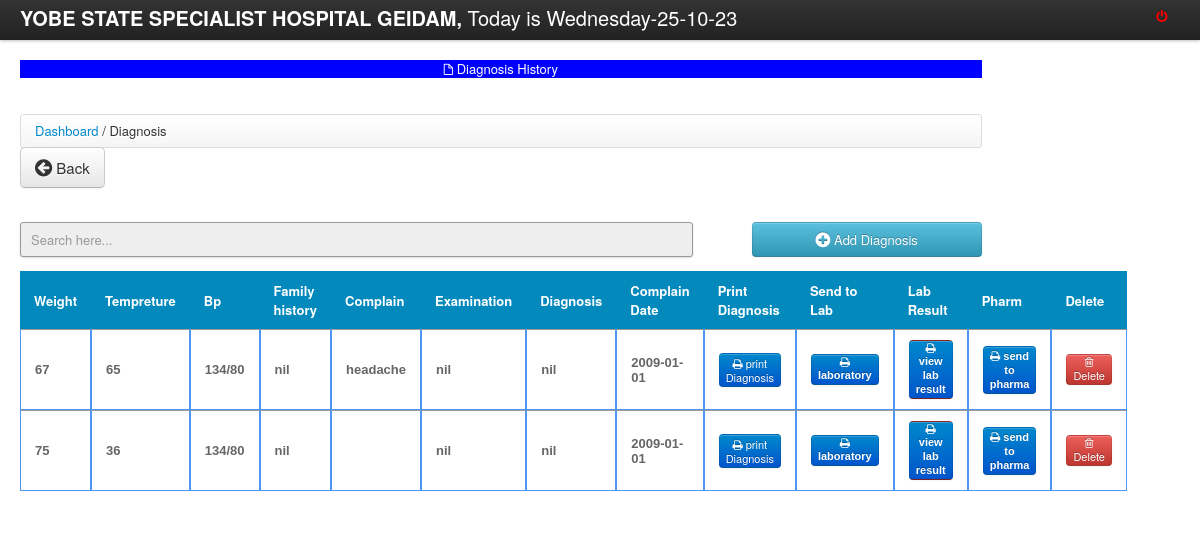
/diagnosis.php?hospital_no=417, run on the app's committed database.
### tables this page shows
CREATE TABLE IF NOT EXISTS `diagnosis` (
  `diagnos_id` int(11) NOT NULL AUTO_INCREMENT,
  `weight` varchar(100) NOT NULL,
  `tempreture` varchar(100) NOT NULL,
  `bp` varchar(100) NOT NULL,
  `family_history` varchar(100) NOT NULL,
  `examination` varchar(100) NOT NULL,
  `test` varchar(100) NOT NULL,
  `complain_date` date NOT NULL,
  `hospital_no` varchar(100) NOT NULL,
  `complain` varchar(500) NOT NULL,
  PRIMARY KEY (`diagnos_id`)
);

### diagnosis.php (the view, shortened to what this page needs)
<html>
<head>
 <link href="css/bootstrap.css" rel="stylesheet">
    <link rel="stylesheet" type="text/css" href="css/DT_bootstrap.css">
  <link rel="stylesheet" href="css/font-awesome.min.css">
    <link href="css/bootstrap-responsive.css" rel="stylesheet">
<link href="style.css" media="screen" rel="stylesheet" type="text/css" />
<link href="src/facebox.css" media="screen" rel="stylesheet" type="text/css" />
</head>
<body>
<?php include('navfixed.php');?>
<div class="container-fluid">
      <div class="row-fluid">
    <span class="span10">
	<div class="contentheader">
			<center style="background-color:blue; color:white"><i class="icon-file"></i> <?php echo $_GET['patient_name']; ?> Diagnosis History</center><br><br>
			</div>
			<ul class="breadcrumb">
			<li><a href="dashboard.php">Dashboard</a></li> /
			<li class="active">Diagnosis</li>
			</ul>
<div style="margin-top: -19px; margin-bottom: 21px;">
<a  href="mypatients.php"><button class="btn btn-default btn-large" style="float: left;"><i class="icon icon-circle-arrow-left icon-large"></i> Back</button></a>
		<br><br><br>
</div>
<form class="w-50 mx-auto" id="entryForm" action="" method="post">
            <div class="form-group">
</form>
<input type="text" style="height:35px; color:#222;" name="filter" value="" id="filter" placeholder="Search here..." autocomplete="off" />
<a rel="facebox" href="adddiagnosis.php?patient_name=<?php echo $_GET['patient_name']; ?>&hospital_no=<?php echo $_GET['hospital_no']; ?>"><Button type="submit" class="btn btn-info" style="float:right; width:230px; height:35px;" /><i class="icon-plus-sign icon-large"></i> Add Diagnosis</button></a><br><br>
<table class="hoverTable" id="resultTable" data-responsive="table" style="text-align: left;">
	<thead>
		<tr>
            <th>Weight</th>
            <th>Tempreture</th>
            <th>Bp</th>
            <th>Family history</th>
 	          <th>Complain</th>
            <th>Examination</th>
            <th>Diagnosis</th>
            <th>Complain Date</th>
            <th>Print Diagnosis</th>
            <th>Send to Lab</th>
            <th>Lab Result</th>
            <th>Pharm</th>
            <th>Delete</th>
		</tr>
	</thead>
	<tbody>
  <?php
				$hospital_no=$_GET['hospital_no'];
				include('connect.php');
				$result = $db->prepare("SELECT * FROM diagnosis WHERE hospital_no='$hospital_no' ORDER BY diagnos_id DESC");
				$result->execute();
				for($i=1; $row = $result->fetch(); $i++){
      ?>
      <tr class="record" style="text-transform:lowercase;">
                        <td><?php echo $row['weight']; ?></td>
                        <td><?php echo $row['tempreture']; ?></td>
                        <td><?php echo $row['bp']; ?></td>
                        <td><?php echo $row['family_history']; ?></td>
			                  <td><?php echo $row['complain']; ?></td>
                        <td><?php echo $row['examination']; ?></td>
                        <td><?php echo $row['examination']; ?></td>
                        <td><?php echo $row['complain_date']; ?></td>
                        <td>
						<a  title="Click To print " rel="facebox" href="print_diagnos_detail.php?id=<?php echo $row['diagnos_id']; ?> & hospital_no=<?php echo $hospital_no; ?>">
						<button class="btn btn-primary btn-mini"><i class="icon-print"></i> print Diagnosis </button></a> </br>
        </td><td>
            <a  title="Send To Lab " rel="facebox"
						<button class="btn btn-primary btn-mini" href="patients_lab_details.php?patient_name=<?php echo $_GET['patient_name']; ?>&hospital_no=<?php echo $_GET['hospital_no']; ?>"><i class="icon-print"></i> Laboratory </button></a></br>
                        </td>
                        <td>
            <a  title="View Laboratory REsult " rel="facebox"
						<button class="btn btn-primary btn-mini" style="background-color:brown;"href="patients_lab_results.php?hospital_no=<?php echo $hospital_no ?>"><i class="icon-print"></i> View Lab Result </button></a></br>
                        </td>
                       <td>
            <a  title="Send To Pharm " rel="facebox"
						<button class="btn btn-primary btn-mini"><i class="icon-print"></i> Send to Pharma </button></a>
                        </td>
                        <td>
                        <a href="#" id="<?php echo $row['diagnos_id']; ?>" class="delbutton" title="Click To Delete"><button class="btn btn-danger btn-mini"><i class="icon-trash"></i> Delete</button></a>  </td>
                    </tr>
                <?php
                    }
                ?>
	</tbody>
</table>
</div>
</div>
</body>
<?php include('footer.php');?>
</html>

### style.css (style rules this page uses)
body { background-image:url('images/pharmacy.jpg'); background-position:center; background-repeat:no-repeat; background-size:cover; }
td a { color:darkblue; }
input { border: 1px solid #999; background: #EEEEEE; padding: 10px; box-shadow:0 1px 2px #ddd; -moz-box-shadow:0 1px 2px #ddd; -webkit-box-shadow:0 1px 2px #ddd; }
#filter { width: 70%; float:left; }
#resultTable { border-collapse: separate; border-spacing: 0; max-width: 100%; }
#resultTable { color: #666666; width: 100%; margin-top: 13px; }
#resultTable thead tr th { background: none repeat scroll 0 0 #0489bd; color: #fff; padding: 10px 14px; text-align: left; border-top: 0 none; font-size: 13px; }
#resultTable tbody tr td { font: bold 13px 'Arial'; text-align: left; padding: 10px 14px; border-top: 1px solid #999999; }
#resultTable td { padding:7px; border:#4e95f4 1px solid; }
#resultTable tr { background: #fff; }

### diagnosis.php (style rules this page uses)
body { padding-top: 60px; padding-bottom: 40px; }

### data on the page
diagnosis: weight "67", tempreture "65", bp "134/80", family_history "nil", complain "headache", examination "nil", complain_date "2009-01-01"
diagnosis: weight "75", tempreture "36", bp "134/80", family_history "nil", examination "nil", complain_date "2009-01-01"
